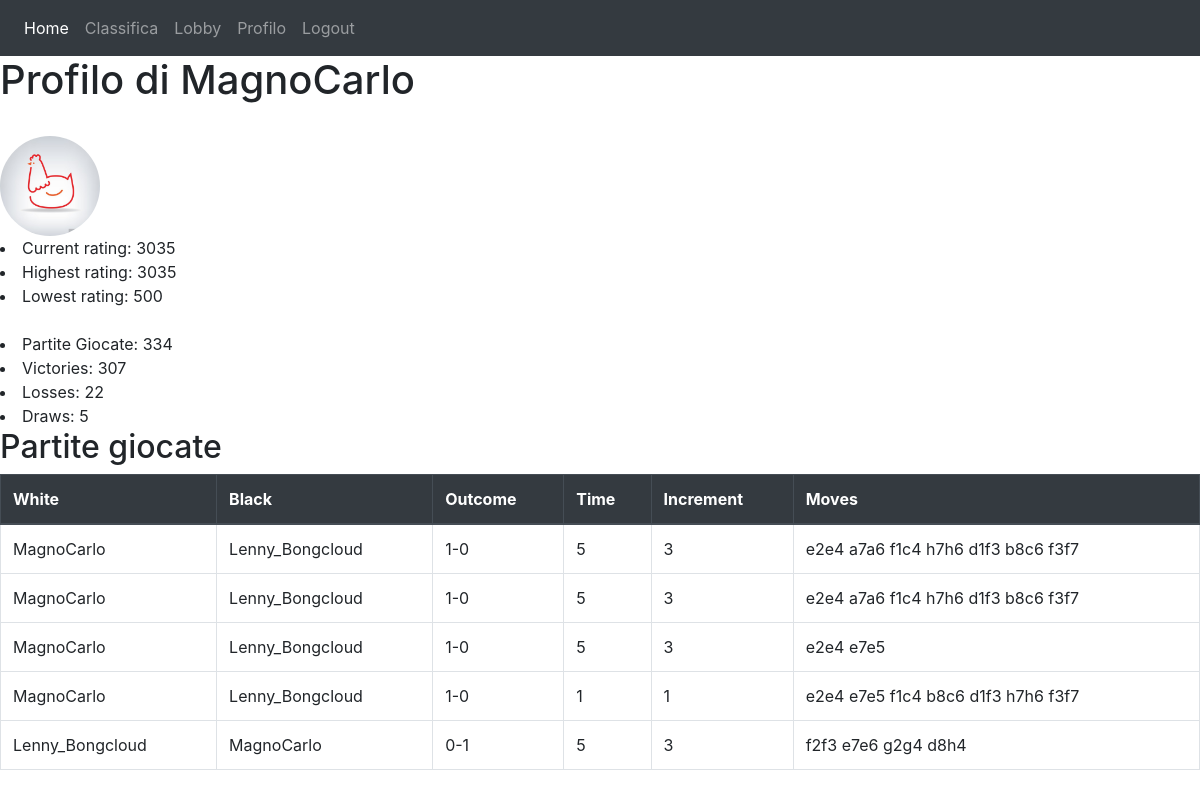
The app's page /players/profiloutente/1/ (signed in) with its own data.
### players/models.py (models this page shows)
class profile(models.Model):
    username = models.OneToOneField(User,on_delete=models.CASCADE,primary_key=True)
    rating = models.IntegerField(default=500)
    profileimg = models.ImageField(default='default.jpg')
    lowest_rating = models.IntegerField(default=500)
    highest_rating = models.IntegerField(default=500)
    victories = models.IntegerField(default=0)
    losses = models.IntegerField(default=0)
    draws = models.IntegerField(default=0)

class Game(models.Model):
    White = models.ForeignKey(profile, on_delete=models.CASCADE,related_name='White')
    Black = models.ForeignKey(profile,on_delete=models.CASCADE,related_name='Black')
    outcome = models.CharField(default='',max_length=8)
    time = models.IntegerField()
    increment = models.IntegerField()
    moves = models.CharField(default='',max_length=1000)

### players/views.py (the view)
# urls.py: path("profiloutente/<pk>/", views.DetailProfileView.as_view(), name='profile'),
class DetailProfileView(LoginRequiredMixin,DetailView):
    model = profile
    template_name = 'players/detailprofile.html'
    def get_context_data(self, **kwargs):
        context = super().get_context_data(**kwargs)
        user = User.objects.get(pk=context["object"].pk)
        ur_profile = profile.objects.get(pk=user)
        context["games"] = Game.objects.filter(White=ur_profile) | Game.objects.filter(Black=ur_profile)
        return context

### players/templates/players/detailprofile.html (shortened to what this page needs)
{% extends 'base.html' %}
{% block content %}
<h1>Profilo di {{object.username}}</h1>
<br>
<div>
  <img src="{{object.profileimg.url}}" class="rounded-circle" height="100" width="100">
 <li>Current rating: {{object.rating}}  </li>
 <li>Highest rating: {{object.highest_rating}}  </li>
 <li>Lowest rating: {{object.lowest_rating}}  </li>
 <br>
 <li>Partite Giocate: {{ object.victories|add:object.losses|add:object.draws}}</li>
 <li>Victories: {{object.victories}}</li>
 <li>Losses: {{object.losses}}</li>
 <li>Draws: {{object.draws}}</li>
</div>
 <div>
  <h2>Partite giocate</h2>
  <table class="table table-bordered">
    <thead class="thead-dark">
      <tr>
        <th>White</th>
        <th>Black</th>
        <th>Outcome</th>
        <th>Time</th>
        <th>Increment</th>
        <th>Moves</th>
      </tr>
    </thead>
    <tbody>
      {% for p in games %}
      <tr>
          <td>{{p.White.username}}</td>
          <td>{{ p.Black.username}}</td>
          <td>{{p.outcome}}</td>
          <td>{% widthratio p.time 60 1 %}</td>
          <td>{{p.increment}}</td>
          <td>{{p.moves}}</td>
      <tr>
      {% endfor %}
    </tbody>
  </table>
 </div>
{% endblock %}

### records on screen
profile: username "MagnoCarlo", profileimg (placeholder picture), rating "3035", highest_rating "3035", lowest_rating "500", victories|add "334", victories "307", losses "22", draws "5"
Game: White.username "MagnoCarlo", Black.username "Lenny_Bongcloud", outcome "1-0", time "5", increment "3", moves "e2e4 a7a6 f1c4 h7h6 d1f3 b8c6 f3f7"
Game: White.username "MagnoCarlo", Black.username "Lenny_Bongcloud", outcome "1-0", time "5", increment "3", moves "e2e4 a7a6 f1c4 h7h6 d1f3 b8c6 f3f7"
Game: White.username "MagnoCarlo", Black.username "Lenny_Bongcloud", outcome "1-0", time "5", increment "3", moves "e2e4 e7e5"
Game: White.username "MagnoCarlo", Black.username "Lenny_Bongcloud", outcome "1-0", time "1", increment "1", moves "e2e4 e7e5 f1c4 b8c6 d1f3 h7h6 f3f7"
Game: White.username "Lenny_Bongcloud", Black.username "MagnoCarlo", outcome "0-1", time "5", increment "3", moves "f2f3 e7e6 g2g4 d8h4"
